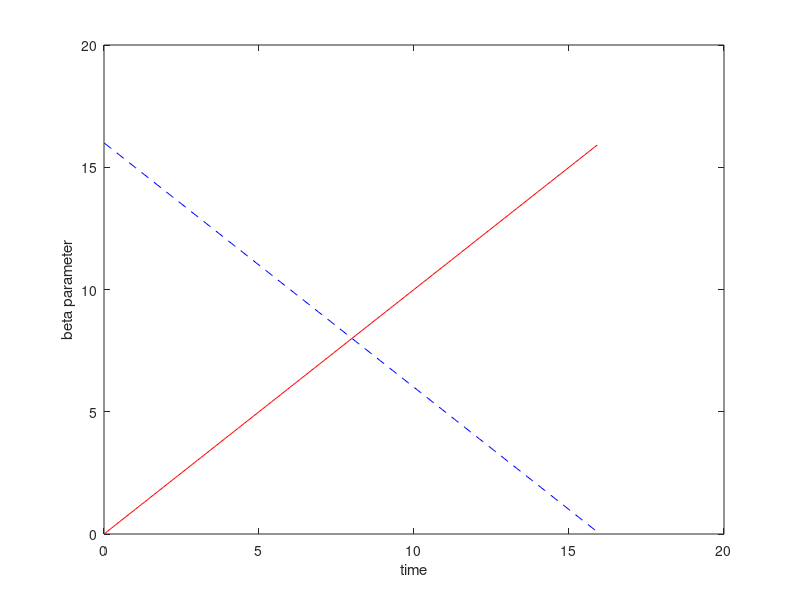

This figure's MATLAB source: (Note: this script raises an error after producing the figure.)
%The sadddle note bifurcation it do not converges to the origin
%i.e. moving from left to right, it goes to infinity after reachin the biff) Hence we use decreasing alpha 

clear all, close all, clc
figpath = '../figures/';
addpath('./utils');
addpath('./NoiseFunctions/');
addpath('./plottingfunctions/');

%Number of variables
n = 3;

dt=0.1; %timestep

Initinterval = 16;
neg_inter = 0;
tinterval=[neg_inter Initinterval];
tspan2=[tinterval(2):-dt:tinterval(1)]; %interval for solving ODE
tspan=[.01:dt:tinterval(2)-tinterval(1)];
N = length(tspan);
options = odeset('RelTol',1e-12,'AbsTol',1e-12*ones(1,n));
X=[];

%Coeficients of polyorder 3 c1*t+c2*t^2+c3*t^3 & and final time value 
c=[1,0,0,Initinterval];
%Analitic polinomial
%y=c(1)*(tspan2)+c(2)*(tspan2).^2+c(3)*(tspan2).^3;
y=c(1)*(tspan)+c(2)*(tspan).^2+c(3)*(tspan).^3;
%derivative of analitical polinomial is : c1+2*c(2)*(tspan2)+3*c(3)*(tspan2).^2;

%inverted polinomial
y2=c(1)*(-tspan+tinterval(2) )+c(2)*(-tspan...
    +tinterval(2)).^2+c(3)*(-tspan+tinterval(2)).^3;

yzero = c(1)*(tspan+tinterval(1))+c(2)*(tspan+tinterval(1)).^2 ...
        +c(3).*(tspan+tinterval(1)).^3;

%The input of the system is the derivative of y2
% = -c(1)- 2*c(2)* (-y(1)+c(4)) - 3*c(3)*(-y(1)+c(4))^2;
%plot of inverted polinomial
figure(1)
%plot(tspan2,y,'r-',tspan,y2,'b--')
plot(tspan,y,'r-',tspan,y2,'b--')
xlabel('time')
ylabel('beta parameter')
hold on
xline(0,'k--');
set(gca,'FontSize',16);
l=legend('Explicit polinomial for steady state generation','implicit polinmial for ODE data generation');
l.FontSize = 14;
l.Location='northeast';
title('Inverted polinomial');

%Integration of hopf system

%reescaling is zero for my origina variables. 
xMax = [1,1,1];
for mu0=[yzero(1)]    
    %x0=sqrt(y2(1)/2) %Formula of radius of Initial Condition
    %for x0=sqrt(y2(1))%Formula of radius of Initial Condition
    for x0=sqrt(y(1))%Formula of radius of Initial Condition
        [t,x] = ode45(@(t,x) saddlenodeNewPoli(t,x,c,xMax,1,1),tspan,[tspan(1),mu0,x0],options);
         X = [X;x];
         % Variable x3 vs bifurcation parameter
            figure(2)
            hold on
            plot(x(:,2),x(:,3),'b-')
            
            xlabel('Beta')
            ylabel('x_3')
            xline(0,'k--');
            set(gca,'FontSize',16);
            l=legend('state variable vs bifurcation');
            l.FontSize = 14;
            l.Location='northeast';
            title('Saddle  State vsparameter')
            hold off    
    end
end

%Mu observed from equations of steady state

%[x,yzero] = xNormalization(x,yzero);
mufunc = @(x) (x(:,3).^2)*xMax(3)^2; 
mu_observed= mufunc(x);

%Polinomial fit

%Define the function to fit: "Poly order 2"
F1=@(weightdx,xdata)  weightdx(1)*(xdata+tinterval(1))+weightdx(2)*(xdata+tinterval(1)).^2 ...
        +weightdx(3).*(xdata+tinterval(1)).^3;


% curve fitting
weights0=[0.5 0.5 0.5]; %initial guess for weights
opts = optimoptions('lsqcurvefit','Display','off');
[weightdx, resnorm,~,exitflag,output] = lsqcurvefit(F1,weights0, tspan, mu_observed',[],[],opts);

%data predicted from F1 evaluated with the predicted coefficients
reproduced_data= F1(weightdx,tspan);


%plot of beta: real VS polinomial fit VS steady equations
plotState_Beta_time_Pred(tspan,x,mu_observed,yzero,reproduced_data,n,3)

%% Mu with ratio State-Noise

noise_scale = 0.01;

%create the maximum of the values of the tables. 
[xNoisy, Noise_normalized] = add_Noise_Max(x,noise_scale);

%next step is to use the noise for the figures. 
mu_obsNoisy = mufunc(xNoisy);

[weightdxNoise,resnormNoise,~,exitflagNoise,outputNoise] = lsqcurvefit(F1,weights0, tspan, mu_obsNoisy');

reproduced_dataNoisy= F1(weightdxNoise,tspan);

comparisonVector = [c(1:(length(c)-1));weightdx;weightdxNoise]


%% Noise analysis 
% Creation of comparison vector for different noise variances: 
VectorOfNoise = [0:0.1:0.5];
name = mfilename;
name = name(1:10);
%noise_Scale_maximum(F1,weights0, tspan, x,c,yzero,VectorOfNoise,name,mufunc)

noise_5_Boxplots(F1,weights0, tspan, x,c,yzero,VectorOfNoise,name,mufunc)
